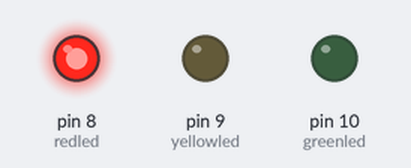
Simulated run of this sketch. Board: Arduino Uno, built with avr-gcc and run on an emulated ATmega328P. Shown: output pins drawn as LEDs (lit = HIGH).

Above: at 0.2 s.
At 1.2 s:
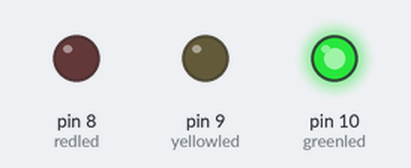
At 4.2 s:
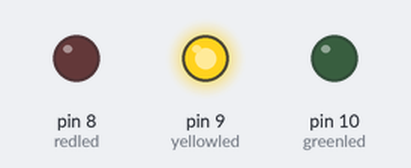
Timing chart, 0 to 5.8 s (numbered marks = the images above):
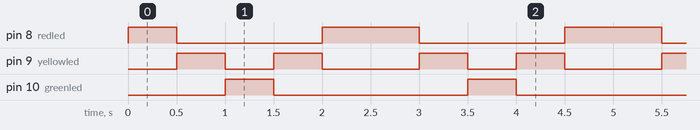

Measured:
- by itself, pin 8 (redled): repeats every 2.5 s: LOW 1.5 s, HIGH 1.0 s
- by itself, pin 9 (yellowled): repeats every 2.5 s: LOW 0.50 s, HIGH 0.50 s, LOW 1.0 s, HIGH 0.50 s
- by itself, pin 10 (greenled): alternates HIGH for 0.50 s and LOW for 2.0 s

The sketch:

traffic_light.ino
```cpp
int redled = 8;
int yellowled = 9;
int greenled = 10;
void setup() {
  // put your setup code here, to run once:
pinMode(redled, OUTPUT);
pinMode(yellowled, OUTPUT);
pinMode(greenled, OUTPUT);
}

void loop() {
  // put your main code here, to run repeatedly:
digitalWrite(redled, HIGH);
delay(500);
digitalWrite(redled, LOW);
digitalWrite(yellowled, HIGH);
delay(500);
digitalWrite(yellowled, LOW);
digitalWrite(greenled, HIGH);
delay(500);
digitalWrite(greenled, LOW);
digitalWrite(yellowled, HIGH);
delay(500);
digitalWrite(yellowled, LOW);
digitalWrite(redled, HIGH);
delay(500);
digitalWrite(redled, LOW);
}
```
